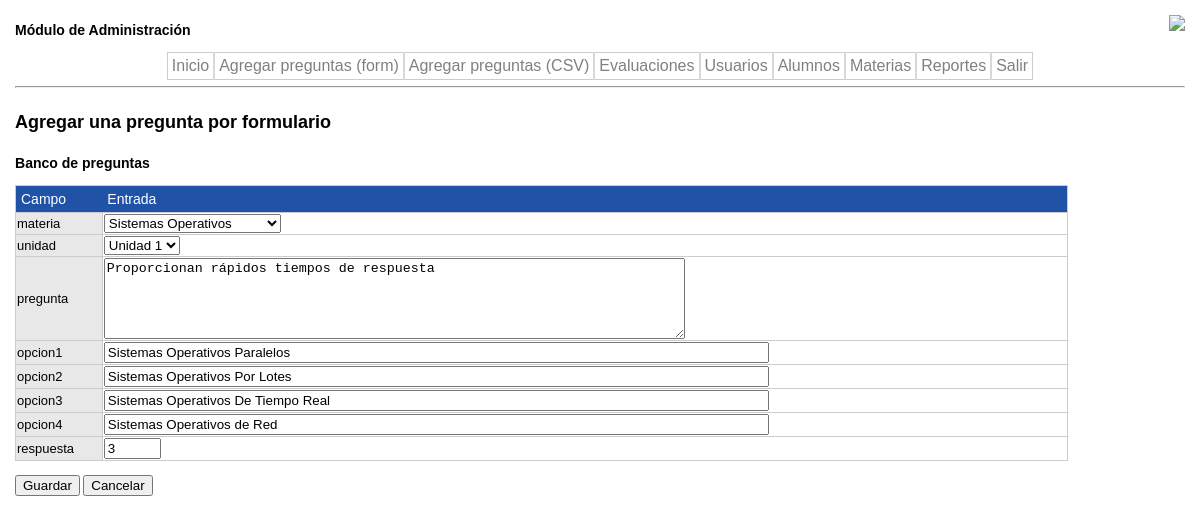
/admin/questionform.php?id=1&&idmateria=1&action=edit, run on the app's committed database.
### tables this page shows
CREATE TABLE IF NOT EXISTS `tbancopreguntas` (
  `idpregunta` int(11) unsigned NOT NULL AUTO_INCREMENT,
  `idmateria` int(11) unsigned NOT NULL,
  `idgrupo` int(11) unsigned NOT NULL,
  `unidad` tinyint(4) NOT NULL,
  `pregunta` varchar(255) NOT NULL DEFAULT '',
  `opcion1` varchar(100) DEFAULT NULL,
  `opcion2` varchar(100) DEFAULT NULL,
  `opcion3` varchar(100) DEFAULT NULL,
  `opcion4` varchar(100) DEFAULT NULL,
  `respuesta` tinyint(4) DEFAULT NULL,
  PRIMARY KEY (`idpregunta`),
  KEY `idgrupo` (`idgrupo`),
  KEY `idmateria` (`idmateria`)
);

CREATE TABLE IF NOT EXISTS `tmaterias` (
  `idmateria` int(11) unsigned NOT NULL AUTO_INCREMENT,
  `idgrupo` int(11) unsigned NOT NULL,
  `nombre` char(35) NOT NULL DEFAULT '',
  `unidades` int(11) NOT NULL,
  PRIMARY KEY (`idmateria`),
  KEY `idgrupo` (`idgrupo`)
);

### admin/questionform.php (the view, shortened to what this page needs)
<?php
if  ($_SESSION['user']="admin"){
	$subjectidedit="";
	$question="";
	$choice1="";
	$choice2="";
	$choice3="";
	$choice4="";
	$answer="";
	$unit="";
	if(isset($_REQUEST['action'])) {
		$action = $_REQUEST['action'];
	}
	else
		$action = 'insert';
	if($action == 'edit') {
		$query =  "SELECT * FROM tbancopreguntas WHERE idpregunta='".$_REQUEST['id']."' ORDER BY idpregunta ASC";
		$req = mysql_query($query);
		if($row = mysql_fetch_object($req)){
			$subjectidedit=$row->idmateria;
			$question=$row->pregunta;
			$choice1=$row->opcion1;
			$choice2=$row->opcion2;
			$choice3=$row->opcion3;
			$choice4=$row->opcion4;
			$answer=$row->respuesta;
			$unit=$row->unidad;
		}
	}
?>
<html>
<head>
	<link rel="stylesheet" href="../css/estilo.css"/>
</head>
<body>
<?php	include ('menu.php'); ?>
<h2>Agregar una pregunta por formulario</h2>
<h3>Banco de preguntas</h3>
<form name="formz" method="post" action="question_<?php echo $action ?>.php?action=<?php echo $action ?>">
<table border="1" width="90%">
<tr><td class="bgblue">Campo</td>
	<td class="bgblue">Entrada</td>
</tr>
<tr><td class="bggray">materia</td>
		<td>
		<?php
			$query="SELECT * FROM tmaterias";
			$req1 = mysql_query($query);
			echo
				"<select name=\"idmateria\" id=\"select1\" onchange='cargaContenido(this.id)'>\n";
				 while($row = mysql_fetch_object ($req1)){
						$subjectid =$row->idmateria;
						$subject =$row->nombre;
						echo "<option value=\"$subjectid\"";
						if((($action == 'edit') || ($action == 'insert')) && ($subjectidedit==$subjectid)) echo "selected";
						echo ">$subject</option>\n";
				 }
			echo "</select>";
		?> </td>
</tr>
<tr>
	<td class="bggray">unidad</td>
	<td>
		<?php
		if(($action == 'edit') || (isset($subjectidedit))) {
			$sql = "SELECT unidades FROM tmaterias WHERE idmateria = '$subjectidedit'";
			$req = mysql_query($sql) or die(mysql_error().$sql);
			echo "<select name='unidad' id='select2'>";
			$i= 1;
			$registro=mysql_fetch_row($req);
			$total = $registro[0];
			while($total >= $i)	{
				echo "<option value=\"$i\"";
				if($i == $unit) echo "selected";
				echo ">Unidad ".$i."</option>\n";
				$i++;
			}
			echo "</select>";
		}
		else { ?>
			<select disabled="disabled" name="unidad" id="select2">
				<option value="0">seleccione una Unidad...</option>
		  </select>
		<?php } ?>
	</td>
</tr>
<tr><td class="bggray">pregunta</td>
	<td ><textarea name="pregunta" cols="70" rows="5"><?php echo $question ?></textarea></td>
</tr>
<tr>
	<td class="bggray">opcion1</td>
	<td><input type="text" name="opcion1" maxlength="100" size="80" value="<?php echo $choice1 ?>" /></td>
	</tr>
<tr>
	<td class="bggray">opcion2</td>
	<td><input type="text" name="opcion2" maxlength="100" size="80" value="<?php echo $choice2 ?>" /></td>
	</tr>
<tr><td class="bggray">opcion3</td>
	<td><input type="text" name="opcion3" maxlength="100" size="80" value="<?php echo $choice3 ?>" /></td>
	</tr>
<tr><td class="bggray">opcion4</td>
	<td><input type="text" name="opcion4" maxlength="100" size="80" value="<?php echo $choice4 ?>" /></td>
	</tr>
<tr><td class="bggray">respuesta</td>
	<td><input type="text" name="respuesta" size="4" value="<?php echo $answer ?>" /></td>
	</tr>
</table>
<br/>
<input type="submit" name="Submit" value="Guardar" />
<?php if(($action == 'edit') || isset($idmateria)) { ?>
	<input type="button" onclick="history.back(-1);" value="Cancelar" />
<?php } else { ?>
	<input type="button" onclick="top.frames.location='index.php'" value="Cancelar" />
<?php } ?>
</form>
</body>
</html>
<?php
}
else {
	 header('Location: login.php');
	}
?>

### css/estilo.css (style rules this page uses)
table { border: 1px solid #ccc; border-collapse:collapse; }
body { background: #fff; margin: 15px; font-family: verdana,helvetica,arial,sans-serif; font-size: 12px; }
h1,h2,h3 { font-weight: bold; color: #000000; padding-top: 0.5em; font-family: arial,sans-serif; }
.bgblue { background-color: #2053A7; color:#ffffff; font-family:arial,sans-serif; font-size:14px; padding:5px; border: none; }
td.bggray { background-color: #E8E8E8; color:#000; font-family:arial,sans-serif; font-size:13px; }

### data on the page
tbancopreguntas: idmateria "Sistemas Operativos", unidad "Unidad 1", pregunta "Proporcionan rápidos tiempos de respuesta", opcion1 "Sistemas Operativos Paralelos", opcion2 "Sistemas Operativos Por Lotes", opcion3 "Sistemas Operativos De Tiempo Real", opcion4 "Sistemas Operativos de Red", respuesta "3"

### other printed values
AdminModule "Módulo de Administración"
Home "Inicio"
AddQuestionsForm "Agregar preguntas (form)"
AddQuestionsCSV "Agregar preguntas (CSV)"
MakeQP "Evaluaciones"
ManUsers "Usuarios"
